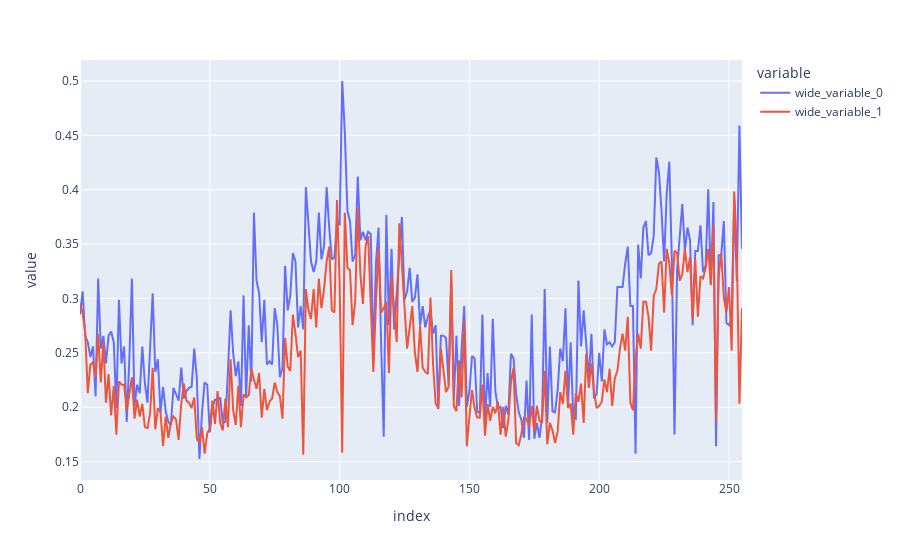
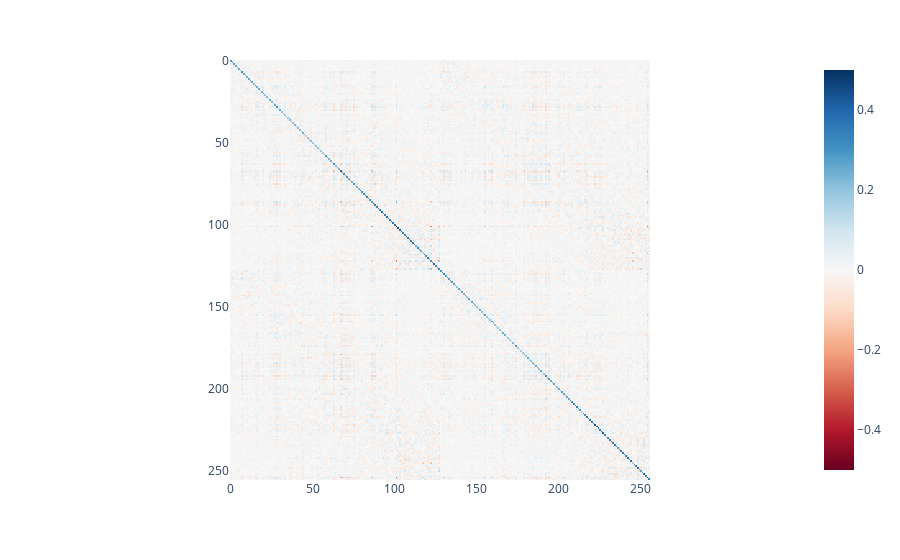

Notebook code cell kept with these figures, in order:
### Code cell
# Show column norms are the same (except first few, for fiddly bias reasons)
line([model.W_Q[0, 0].pow(2).sum(0), model.W_K[0, 0].pow(2).sum(0)])
# Show columns are orthogonal (except first few, again)
W_Q_dot_products = einops.einsum(
    model.W_Q[0, 0], model.W_Q[0, 0], "d_model d_head_1, d_model d_head_2 -> d_head_1 d_head_2"
)
imshow(W_Q_dot_products)

### Figure 1 — Plotly figure (JSON) as saved in the notebook; plotly's stock layout.template omitted (floating-point values rounded to 4 significant figures; data arrays with more than 128 entries replaced by an {"elided": "..."} marker saying what was removed)
{"data": [{"hovertemplate": "variable=wide_variable_0<br>index=%{x}<br>value=%{y}<extra></extra>", "legendgroup": "wide_variable_0", "line": {"color": "#636efa", "dash": "solid"}, "marker": {"symbol": "circle"}, "mode": "lines", "name": "wide_variable_0", "orientation": "v", "showlegend": true, "type": "scatter", "x": {"elided": "256 int values"}, "xaxis": "x", "y": {"elided": "256 float values"}, "yaxis": "y"}, {"hovertemplate": "variable=wide_variable_1<br>index=%{x}<br>value=%{y}<extra></extra>", "legendgroup": "wide_variable_1", "line": {"color": "#EF553B", "dash": "solid"}, "marker": {"symbol": "circle"}, "mode": "lines", "name": "wide_variable_1", "orientation": "v", "showlegend": true, "type": "scatter", "x": {"elided": "256 int values"}, "xaxis": "x", "y": {"elided": "256 float values"}, "yaxis": "y"}], "layout": {"hovermode": "x unified", "legend": {"title": {"text": "variable"}, "tracegroupgap": 0}, "margin": {"t": 60}, "xaxis": {"anchor": "y", "domain": [0, 1], "title": {"text": "index"}}, "yaxis": {"anchor": "x", "domain": [0, 1], "title": {"text": "value"}}}}

### Figure 2 — Plotly figure (JSON) as saved in the notebook; plotly's stock layout.template omitted (floating-point values rounded to 4 significant figures; data arrays with more than 128 entries replaced by an {"elided": "..."} marker saying what was removed)
{"data": [{"coloraxis": "coloraxis", "hovertemplate": "x: %{x}<br>y: %{y}<br>color: %{z}<extra></extra>", "name": "0", "type": "heatmap", "xaxis": "x", "yaxis": "y", "z": {"elided": "256x256 float values"}}], "layout": {"coloraxis": {"cmid": 0, "colorscale": [[0, "rgb(103,0,31)"], [0.1, "rgb(178,24,43)"], [0.2, "rgb(214,96,77)"], [0.3, "rgb(244,165,130)"], [0.4, "rgb(253,219,199)"], [0.5, "rgb(247,247,247)"], [0.6, "rgb(209,229,240)"], [0.7, "rgb(146,197,222)"], [0.8, "rgb(67,147,195)"], [0.9, "rgb(33,102,172)"], [1, "rgb(5,48,97)"]]}, "margin": {"t": 60}, "xaxis": {"anchor": "y", "constrain": "domain", "domain": [0, 1], "scaleanchor": "y"}, "yaxis": {"anchor": "x", "autorange": "reversed", "constrain": "domain", "domain": [0, 1]}}}
